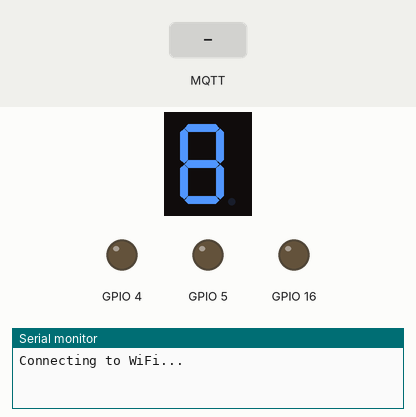
A sketch run on a simulated ESP32. Shown: 1-digit seven-segment display, output pins drawn as LEDs (lit = HIGH), the last lines printed to the serial monitor. Wiring (inferred from the names in the program): 1-digit 7-segment display, segments lit when LOW: segments GPIO 21, GPIO 19, GPIO 32, GPIO 33, GPIO 25, GPIO 23, GPIO 22. Dashed ring = blinking. Inputs (shaded band) come from the test bench. WiFi joins after 1.5 s; servers stay silent unless stated; no MQTT or app messages arrive unless stated; the segment pins are drawn as the display they are named for; pins used as bus, display or sensor lines are not drawn.

Above: at 0.1 s.
3.5 s: MQTT message "ON" arrives on the first subscribed topic
At 3.9 s:
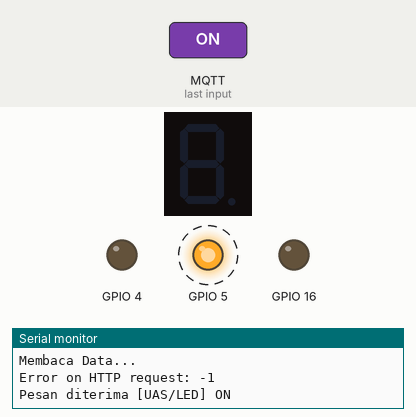
6.5 s: MQTT message "ON" arrives on the second subscribed topic
At 7.9 s:
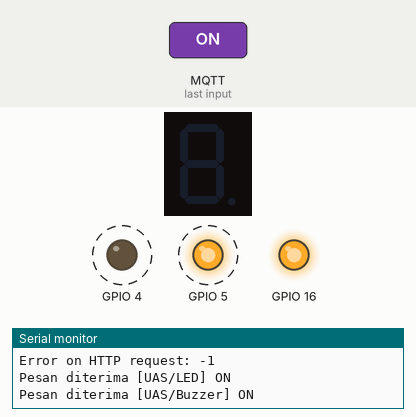
9.5 s: MQTT message "UAS/Refresh" arrives on the first subscribed topic
At 10.0 s:
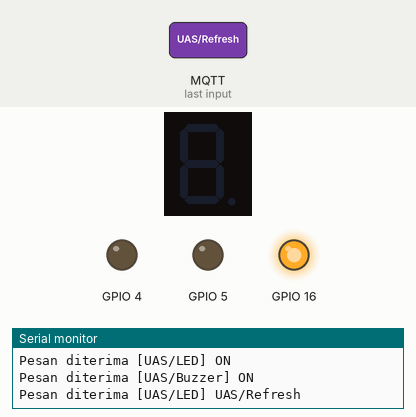
11.0 s: MQTT message "ON" arrives on the third subscribed topic
At 11.6 s:
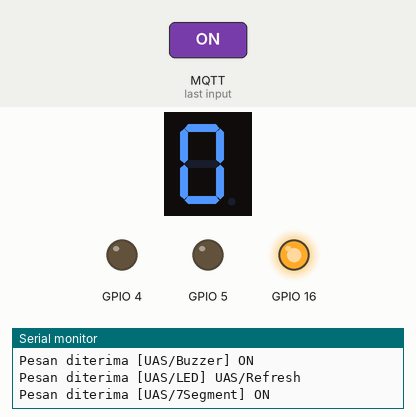
14.0 s: MQTT message "UAS/Refresh" arrives on the second subscribed topic
At 15.4 s:
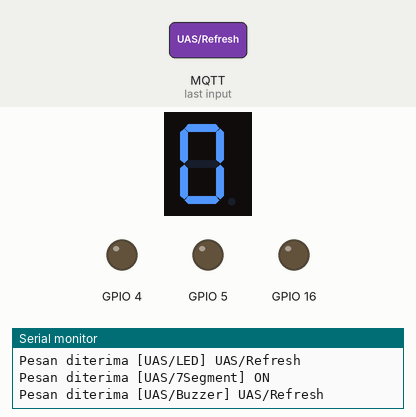
17.0 s: MQTT message "ON" arrives on the first subscribed topic
At 23.7 s:
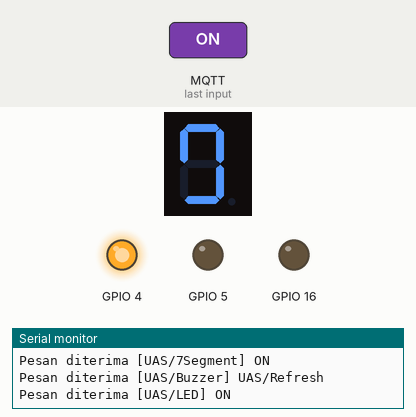
Timing chart, 0 to 23.9 s (numbered marks = the images above; inputs shaded):
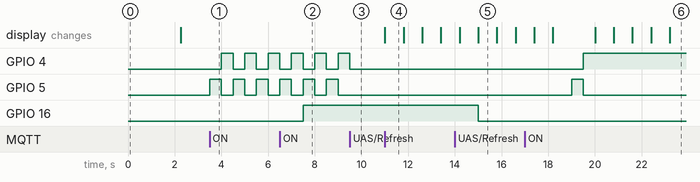

The sketch:

UAS_IoT.ino
```cpp
#include <WiFi.h>
#include <HTTPClient.h>
#include <PubSubClient.h>
#include <ArduinoJson.h>

const char *ssid = "Wokwi-GUEST";
const char *password = "";
const char *mqtt_broker = "broker.emqx.io";
const char *topicTemp = "UAS/Temp";
const char *topicHum = "UAS/Hum";
const char *topicOzon = "UAS/Ozon";
const char *topicUV = "UAS/UV";
const char *mqtt_username = "";
const char *mqtt_password = "";

bool StatusLampu = false;    // Status awal lampu (off)
bool StatusBuzzer = false;    // Status awal buzzer (off)
bool Status7Segment = false;    // Status awal servo (off)
bool Refresh = false;

WiFiClient espClient;
PubSubClient client(espClient);

// URL dan API Key dari Antares
const char* serverName = "https://platform.antares.id:8443/~/antares-cse/antares-id/AQWM/weather_airQuality_nodeCore_teknik/la";
const char* apiKey = "ee8d16c4466b58e1:3b8d814324c84c89";

int pins[] = {21, 19, 32, 33, 25, 23, 22};
int data[4][7] = {
  // {atas, kanan atas, kanan bawah, bawah, kiri bawah, kiri atas, tengah}

  {0, 0, 0, 0, 0, 0, 1}, //0
  {1, 0, 0, 1, 1, 1, 1}, //1
  {0, 0, 1, 0, 0, 1, 0}, //2
  {0, 0, 0, 0, 1, 1, 0}, //3
};

void setup() {
  // put your setup code here, to run once:
  Serial.begin(115200);
  pinMode(4, OUTPUT);
  pinMode(5, OUTPUT);
  pinMode(16, OUTPUT);
  for (int x = 0; x <= 6; x++) {
    pinMode(pins[x], OUTPUT);
  }

  // Menghubungkan ke WiFi
  connectToWiFi();

  client.setServer(mqtt_broker, 1883);
  while (!client.connected()) {
    String client_id = "mqttx_UAS";
    client_id += String(WiFi.macAddress());
    Serial.printf("The client %s connects to the public MQTT broker\n", client_id.c_str());
    if (client.connect(client_id.c_str(), mqtt_username, mqtt_password)) {
      Serial.println("Public EMQX MQTT broker connected");
      client.subscribe("UAS/LED");
      client.subscribe("UAS/Buzzer");
      client.subscribe("UAS/7Segment");
      client.subscribe("UAS/Refresh");
    } else {
      Serial.print("Failed with state ");
      Serial.print(client.state());
      delay(2000);
    }
  }
  readData();
  client.setCallback(callback);
}

void callback(char* topic, byte* payload, unsigned int length) {
  Serial.print("Pesan diterima [");
  Serial.print(topic);
  Serial.print("] ");
  String data = "";  // variabel untuk menyimpan data yang berbentuk array char
  for (int i = 0; i < length; i++) {
    data += (char)payload[i];  // menyimpan kumpulan char kedalam string
  }

  Serial.println(data);

  if (String(topic) == "UAS/Refresh") {
    if (data == "Refresh") {
      Refresh = true;
    } else {
      Refresh = false;
    }
  }

  if (String(topic) == "UAS/LED") {
    if (data == "ON") {
      StatusLampu = true;
    } else {
      StatusLampu = false;
    }
  }

  if (String(topic) == "UAS/Buzzer") {
    if (data == "ON") {
      StatusBuzzer = true;
    } else {
      StatusBuzzer = false;
    }
  }

  if (String(topic) == "UAS/7Segment") {
    if (data == "ON") {
      Status7Segment = true;
    } else {
      Status7Segment = false;
    }
  }
}

void readData() {
  Serial.println("Membaca Data...");
  if (WiFi.status() == WL_CONNECTED) {
    // Membuat objek HTTPClient untuk melakukan request HTTP
    HTTPClient http;
    // Memulai koneksi HTTP ke server yang ditentukan oleh serverName
    http.begin(serverName);
    // Menambahkan header API key untuk otentikasi
    http.addHeader("X-M2M-Origin", apiKey);
    // Menambahkan header untuk menerima respons dalam format JSON
    http.addHeader("Accept", "application/json");

    // Melakukan HTTP GET request
    int httpResponseCode = http.GET();

    // Mengecek kode respons dari server
    if (httpResponseCode > 0) {
      // Mendapatkan payload atau data respons dari server
      String payload = http.getString();
      // Serial.println(payload);

      // Membuat dokumen JSON dinamis untuk menampung data dari payload
      DynamicJsonDocument doc(1024);
      // Mengurai (deserialisasi) payload JSON ke dalam dokumen JSON
      DeserializationError error = deserializeJson(doc, payload);

      // Mengecek apakah deserialisasi berhasil
      if (!error) {
        // Mengambil objek "m2m:cin" dari dokumen JSON
        JsonObject cinObj = doc["m2m:cin"];
        // Mengambil data "con" sebagai string
        String conData = cinObj["con"];

        // Membuat dokumen JSON statis untuk menampung data "con"
        StaticJsonDocument<256> conDoc;
        // Mengurai (deserialisasi) string "con" JSON ke dalam dokumen JSON
        DeserializationError conError = deserializeJson(conDoc, conData);

        // Mengecek apakah deserialisasi data "con" berhasil
        if (!conError) {
          // Mengambil dan mengonversi data suhu dari dokumen JSON
          float temperature = conDoc["Temp"].as<float>();
          // Mengambil dan mengonversi data kelembaban dari dokumen JSON
          float humidity = conDoc["Hum"].as<float>();
          // Mengambil dan mengonversi data ozon dari dokumen JSON
          float ozon = conDoc["Ozon"].as<float>();
          // Mengambil dan mengonversi data UV dari dokumen JSON
          float uv = conDoc["UV"].as<float>();
          // Mencetak data sensor ke Serial Monitor
          Serial.println("Data sensor:");
          Serial.print("Temperature : ");
          Serial.println(temperature, 2);  // Mencetak suhu dengan 2 angka desimal
          Serial.print("Humidity : ");
          Serial.println(humidity, 2);  // Mencetak kelembaban dengan 2 angka desimal
          Serial.print("Ozon : ");
          Serial.println(ozon, 2);  // Mencetak ozon dengan 2 angka desimal
          Serial.print("UV : ");
          Serial.println(uv, 2);  // Mencetak UV dengan 2 angka desimal
          String Temp = String(temperature);
          client.publish(topicTemp, Temp.c_str());

          String Hum = String(humidity);
          client.publish(topicHum, Hum.c_str());

          String Ozon = String(ozon);
          client.publish(topicOzon, Ozon.c_str());

          String UV = String(uv);
          client.publish(topicUV, UV.c_str());
          client.loop();
        } else {
          // Mencetak pesan error jika terjadi kesalahan saat mengurai data "con"
          Serial.print("Error parsing 'con' JSON: ");
          Serial.println(conError.c_str());
        }
      } else {
        // Mencetak pesan error jika deserialisasi payload JSON gagal
        Serial.print("deserializeJson() failed: ");
        Serial.println(error.c_str());
      }
    } else {
      // Mencetak pesan error jika terjadi kesalahan pada HTTP request
      Serial.print("Error on HTTP request: ");
      Serial.println(httpResponseCode);
    }

    // Mengakhiri koneksi HTTP
    http.end();
    Refresh = false;
  }
}

void connectToWiFi() {
  // Menghubungkan ke WiFi
  WiFi.begin(ssid, password);
  Serial.print("Connecting to WiFi...");
  while (WiFi.status() != WL_CONNECTED) {
    delay(1000);
    Serial.print(".");
  }
  Serial.println(" connected!");
}

void loop() {
  // put your main code here, to run repeatedly:
  client.loop();

  if (WiFi.status() != WL_CONNECTED) {
    Serial.println("Koneksi WiFi Terputus, Mencoba menghubungkan ulang...");
    connectToWiFi();
  }

  if (Refresh) {
    readData();
  }

  if (StatusLampu) {
    digitalWrite(5, HIGH);
    digitalWrite(4, LOW);
    delay(500);
    digitalWrite(5, LOW);
    digitalWrite(4, HIGH);
    delay(500);
  } else {
    digitalWrite(5, LOW);
    digitalWrite(4, LOW);
  }

  if (StatusBuzzer) {
    digitalWrite(16, HIGH);
    // tone(16, 10);
  } else {
    digitalWrite(16, LOW);
    // noTone(16);
  }

  if (Status7Segment) {
    for (int y = 0; y <= 4; y++) {
      for (int x = 0; x <= 6; x++)
      {
        digitalWrite(pins[x], data[y][x]);
      }
      delay(800);
    }
  } else {
    for (int x = 0; x <= 6; x++) {
      digitalWrite(pins[x], 1);
    }
  }
}
```

Measured:
- after the input at 3.5 s, GPIO 4: alternates HIGH for 0.50 s and LOW for 0.50 s, starting after 0.50 s; GPIO 5: alternates HIGH for 0.50 s and LOW for 0.50 s, starting at once
- after the input at 6.5 s, GPIO 16: LOW → HIGH after 1.0 s
- after the input at 9.5 s, GPIO 4: goes on until 9.5 s, then stays LOW; GPIO 5: stays LOW (without the input it goes to HIGH after 0.00 s)
- after the input at 11.0 s, the display: changes at once (image 4)
- after the input at 14.0 s, GPIO 16: HIGH → LOW after 1.0 s
- after the input at 17.0 s, GPIO 4: LOW → HIGH after 2.5 s; GPIO 5: LOW → HIGH after 2.0 s, → LOW 0.50 s later
- what the display in image 4 shows lasts 0.8 s, from 11.0 s to 11.8 s
